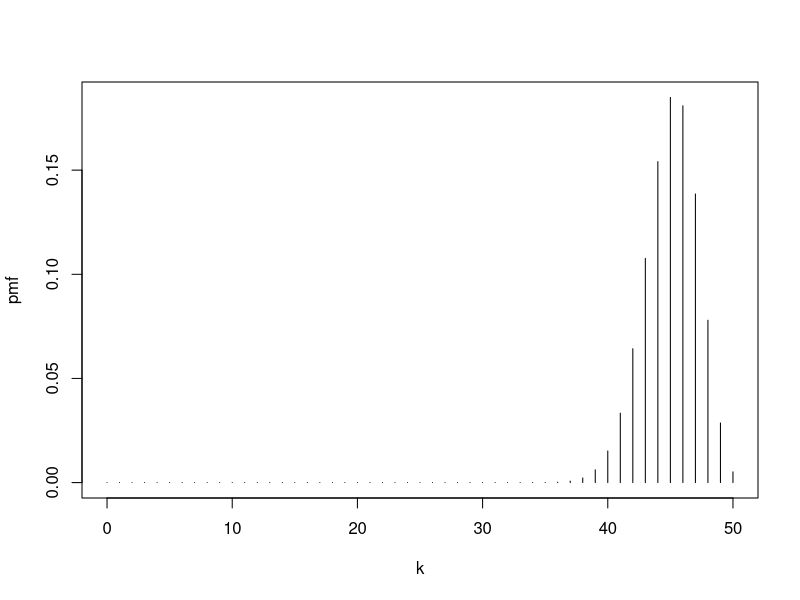
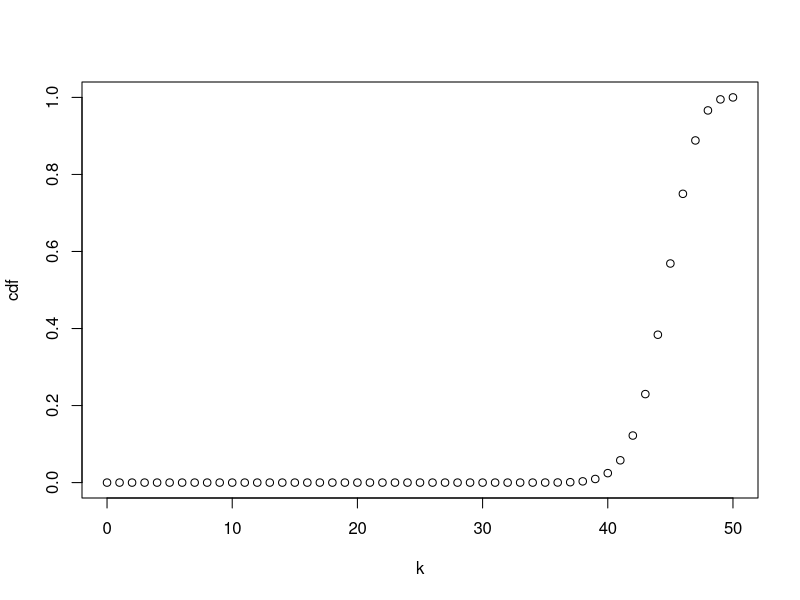
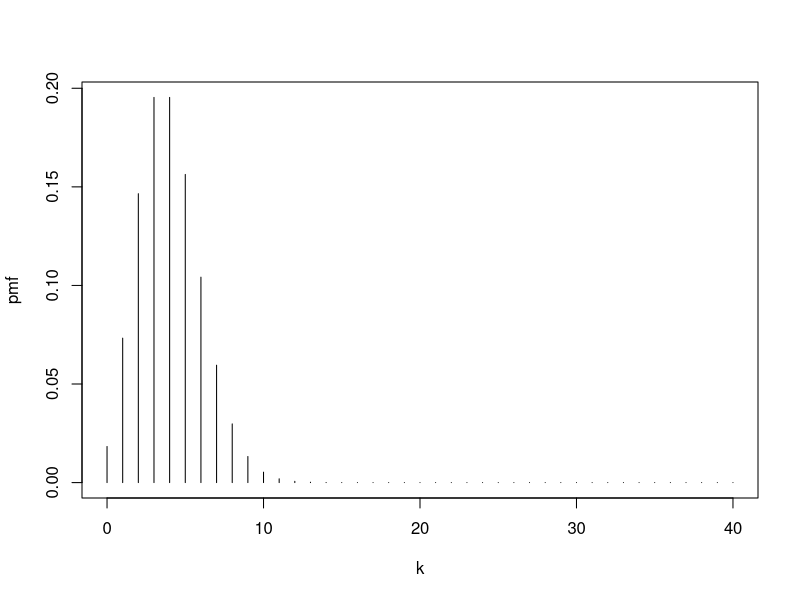
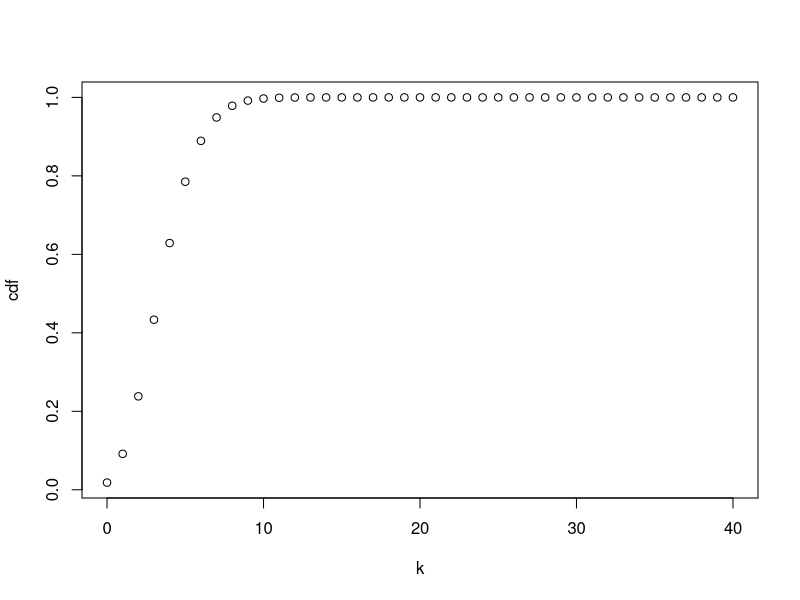

Here is the R script that generated these plots, in order:
## ---- chunk 1
#| code-line-numbers: "1-5"
#| output-location: column-fragment

n <- 50
p <- 0.9
k <- 0:n
pmf <- dbinom(k,n,p)
round(pmf,2)
## ---- chunk 2
#| code-line-numbers: "1"
#| output-location: column-fragment
plot(k,pmf, type = "h")
## ---- chunk 3
#| code-line-numbers: ""
#| output-location: column-fragment

n <- 50
p <- 0.9
k <- 0:n
cdf <- pbinom(k,n,p)
round(cdf,2)
## ---- chunk 4
#| code-line-numbers: "1"
#| output-location: column-fragment
plot(k,cdf)
## ---- chunk 5
dbinom(x = 40, size = 50, prob = 0.9)
## ---- chunk 6
1 - pbinom(q = 44,size = 50, prob = 0.9)
## ---- chunk 7
qbinom(p = 0.8,size = 50, prob = 0.9)
## ---- chunk 8
#| code-line-numbers: ""
#| output-location: column-fragment
n <- 40
lambda <- 4
k <- 0:n
pmf <- dpois(k,lambda)
round(pmf,2)
## ---- chunk 9
#| code-line-numbers: ""
#| output-location: column-fragment

plot(k,pmf, type = "h")
## ---- chunk 10
#| code-line-numbers: ""
#| output-location: column-fragment

n <- 40
lambda <- 4
k <- 0:n
cdf <- ppois(k, lambda)
round(cdf,2)
## ---- chunk 11
#| code-line-numbers: ""
#| output-location: column-fragment
plot(k,cdf)
## ---- chunk 12
dpois(x = 6,lambda)
## ---- chunk 13
1- ppois(q = 4,lambda)
## ---- chunk 14
qpois(p = 0.8,lambda)
